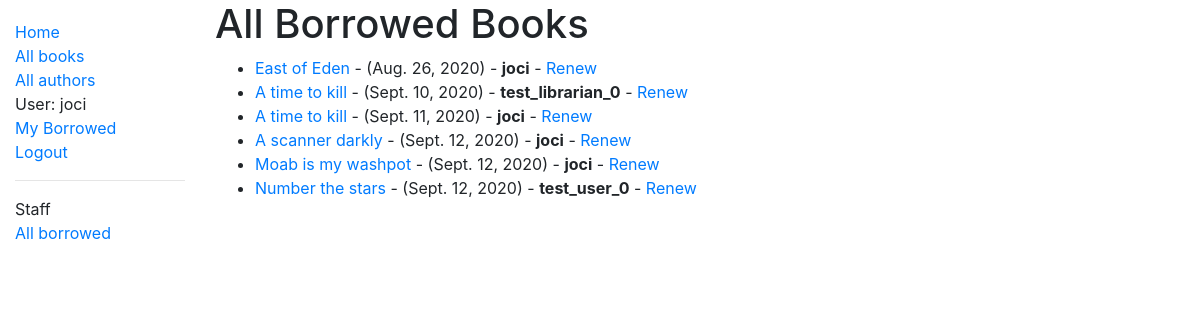
Page /catalog/borrowed/ (signed in) on the committed database.
### catalog/models.py (models this page shows, shortened)
class BookInstance(models.Model):
    id = models.UUIDField(primary_key=True, default=uuid.uuid4, help_text='Unique ID for this particular book across whole library')
    book = models.ForeignKey('Book', on_delete=models.SET_NULL, null=True)
    imprint = models.CharField(max_length=200)
    due_back = models.DateField(null=True, blank=True)
    LOAN_STATUS = (
        ('m', 'Maintenance'),
        ('o', 'On loan'),
        ('a', 'Available'),
        ('r', 'Reserved'),
    )
    status = models.CharField(
        max_length=1,
        choices=LOAN_STATUS,
        blank=True,
        default='m',
        help_text='Book availability',
    )
    class Meta:
        ordering = ['due_back']
        permissions = (("can_mark_returned", "Set book as returned"),)
    borrower = models.ForeignKey(User, on_delete=models.SET_NULL, null=True, blank=True)
    @property
    def is_overdue(self):
        if self.due_back and date.today() > self.due_back:
            return True
        return False

class Book(models.Model):
    title = models.CharField(max_length=200)
    author = models.ForeignKey('Author', on_delete=models.SET_NULL, null=True)
    summary = models.TextField(max_length=1000, help_text='Enter a brief description of the book')
    isbn = models.CharField('ISBN', max_length=13,
                            help_text='13 Character <a href="https://www.isbn-international.org/content/what-isbn">ISBN number</a>')
    genre = models.ManyToManyField(Genre, help_text='Select a genre for this book')
    language = models.ForeignKey(Language, help_text='Select a language', on_delete=models.SET_NULL, null=True)
    def display_genre(self):
        genres = [genre.name for genre in self.genre.all()]
        return ', '.join(genres)
    display_genre.short_description = 'Genre'

### catalog/views.py (the view)
# urls.py: path('borrowed/', views.get_borrowed, name='borrowed'),
@permission_required('catalog.can_mark_returned')
def get_borrowed(request):
    instances_borrowed = BookInstance.objects.filter(status__exact='o')
    context = {
        'instances_borrowed': instances_borrowed
    }
    return render(request, 'borrowed.html', context=context)

### catalog/templates/borrowed.html
{% extends "base_generic.html" %}
{% block content %}
    <h1>All Borrowed Books</h1>
    {% if instances_borrowed %}
    <ul>
      {% for instance in instances_borrowed %}
      <li class="{% if instance.is_overdue %}text-danger{% endif %}">
        <a href="{% url 'book-detail' instance.book.pk %}">{{instance.book.title}}</a>
          - ({{ instance.due_back }})
          - <strong>{{instance.borrower}}</strong>
          {% if perms.catalog.can_mark_returned %}- <a href="{% url 'renew-book-librarian' instance.id %}">Renew</a>  {% endif %}
      </li>
      {% endfor %}
    </ul>
    {% else %}
      <p>There are no books borrowed.</p>
    {% endif %}
{% endblock %}

### catalog/templates/base_generic.html (shortened to what this page needs)
<!DOCTYPE html>
<html lang="en">
<head>
  <link rel="stylesheet" href="https://stackpath.bootstrapcdn.com/bootstrap/4.1.3/css/bootstrap.min.css">
  {% load static %}
  <link rel="stylesheet" href="{% static 'styles.css' %}">
</head>
<body>
  <div class="container-fluid">
    <div class="row">
      <div class="col-sm-2">
      {% block sidebar %}
        <ul class="sidebar-nav">
          <li><a href="{% url 'index' %}">Home</a></li>
          <li><a href="{% url 'books' %}">All books</a></li>
          <li><a href="{% url 'authors' %}">All authors</a></li>
            {% if user.is_authenticated %}
            <li>User: {{ user.get_username }}</li>
            <li><a href="{% url 'my-borrowed' %}">My Borrowed</a></li>
            <li><a href="{% url 'logout'%}?next={{request.path}}">Logout</a></li>
            {% else %}
            <li><a href="{% url 'login'%}?next={{request.path}}">Login</a></li>
            {% endif %}
            {% if perms.catalog.can_mark_returned %}
            <hr></hr>
            <li>Staff</li>
            <li><a href="{% url 'borrowed' %}">All borrowed</a></li>
            {% endif %}
        </ul>
     {% endblock %}
      </div>
      <div class="col-sm-10 ">{% block content %}{% endblock %}
      </div>
    </div>
  </div>
</body>
</html>

### catalog/static/styles.css (style rules this page uses)
.sidebar-nav { margin-top: 20px; padding: 0; list-style: none; }

### rows in the picture
BookInstance: book "East of Eden", due_back "Aug. 26, 2020", borrower "joci"
BookInstance: book "A time to kill", due_back "Sept. 10, 2020", borrower "test_librarian_0"
BookInstance: book "A time to kill", due_back "Sept. 11, 2020", borrower "joci"
BookInstance: book "A scanner darkly", due_back "Sept. 12, 2020", borrower "joci"
BookInstance: book "Moab is my washpot", due_back "Sept. 12, 2020", borrower "joci"
BookInstance: book "Number the stars", due_back "Sept. 12, 2020", borrower "test_user_0"

### other values in the picture
{{ user.get_username }} "joci"
